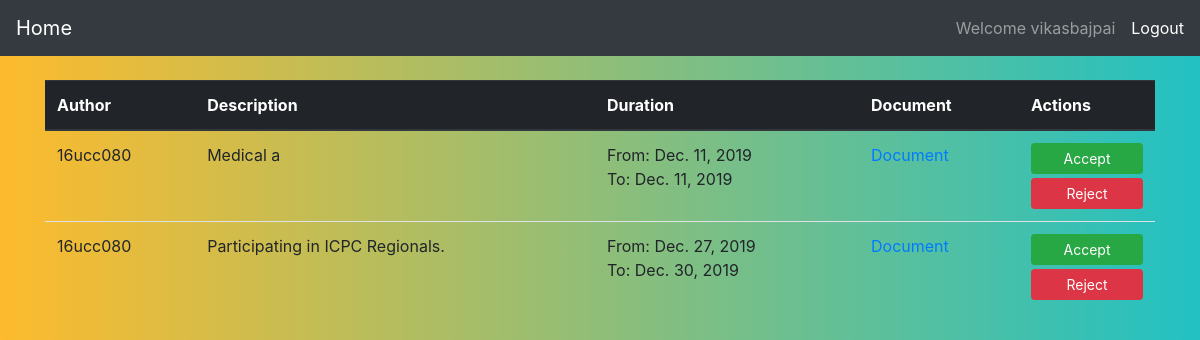
Page /faculty/pending-applications/ (signed in) on the committed database.
### student/models.py (models this page shows, shortened)
class Application(models.Model):
    author = models.ForeignKey(Student, on_delete=models.CASCADE)
    docs = models.FileField(upload_to='applications')
    description = models.TextField(default='Medical')
    is_pending = models.BooleanField(default=True)
    faculty = models.ForeignKey(Faculty, on_delete=models.CASCADE)
    dateAdded = models.DateTimeField(auto_now_add=True)
    dateProcessed = models.DateTimeField(auto_now=True)
    accepted = models.BooleanField(default=False)
    rejected = models.BooleanField(default=False)
    from_Date = models.DateField(default=timezone.now)
    to_Date = models.DateField(default=timezone.now)

class Student(models.Model):
    user = models.OneToOneField(User, on_delete=models.CASCADE)
    def __str__(self):
        return self.user.username

### faculty/views.py (the view)
# urls.py: path('pending-applications/', views.PendingApplications, name='FacultyPendingApplications'),
@login_required(login_url='facultyLogin')
def PendingApplications(request):
    user = request.user
    faculty = Faculty.objects.all().filter(user=user).first()
    applications = Application.objects.all().filter(faculty=faculty, is_pending=True)
    context = {
        'applications': applications,
    }
    return render(request, 'faculty/pending.html', context)

### faculty/templates/faculty/pending.html (shortened to what this page needs)
{% extends 'manager/base.html' %}
{% block content %}
    <nav class="navbar navbar-expand-lg navbar-dark bg-dark">
        <a class="navbar-brand" href="{% url 'FacultyHome' %}">Home</a>
        <div class="collapse navbar-collapse" id="navbarText">
            <span class="navbar-text mr-3">
                Welcome {{request.user}}
            </span>
            <span class="navbar-text">
                <a href="{% url 'facultyLogout' %}">Logout</a>
            </span>
        </div>
    </nav>
        <div class="container">
            <table class="table mt-4 mb-4">
                <thead class="thead-dark">
                    <tr>
                        <th scope="col">Author</th>
                        <th scope="col">Description</th>
                        <th scope="col">Duration</th>
                        <th scope="col">Document</th>
                        <th scope="col">Actions</th>
                    </tr>
                </thead>
                <tbody>
                    {% for application in applications %}
                        <tr>
                            <td>{{application.author}}</td>
                            <td>{{application.description}} </td>
                            <td>
                                <div>From: {{application.from_Date}}</div>
                                <div>To: {{application.to_Date}}</div>
                            </td>
                            <td><a href="{{MEDIA_URL}}{{application.docs.url}}">Document</a></td>
                            <td>
                                <div><a href="{% url 'AcceptApplication' app_id=application.id %}" class="btn btn-sm btn-success btn-block mb-1">Accept</a></div>
                                <div><a href="{% url 'RejectApplication' app_id=application.id %}" class="btn btn-sm btn-danger btn-block">Reject</a></div>
                            </td>
                        </tr>
                    {% endfor %}
                </tbody>
            </table>
        </div>
{% endblock %}

### manager/templates/manager/base.html (style rules this page uses)
html, body { height: 100%; width: 100%; }
body { height: 100%; width: 100%; background: #22c1c3; background: -webkit-linear-gradient(to right, #fdbb2d, #22c1c3); background: linear-gradient(to right, #fdbb2d, #22c1c3); }

### rows in the picture
Application: author "16ucc080", description "Medical a", from_Date "Dec. 11, 2019", to_Date "Dec. 11, 2019"
Application: author "16ucc080", description "Participating in ICPC Regionals.", from_Date "Dec. 27, 2019", to_Date "Dec. 30, 2019"

### other values in the picture
{{ request.user }} "vikasbajpai"
